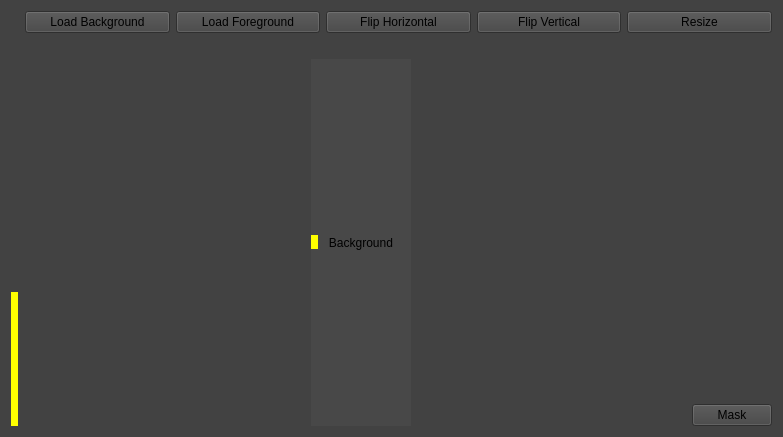
<?xml version="1.0" encoding="UTF-8"?>
<ui version="4.0">
 <class>MainWindow</class>
 <widget class="QMainWindow" name="MainWindow">
  <property name="geometry">
   <rect>
    <x>0</x>
    <y>0</y>
    <width>783</width>
    <height>437</height>
   </rect>
  </property>
  <property name="windowTitle">
   <string>Camouflage Images</string>
  </property>
  <property name="styleSheet">
   <string notr="true">background-color: rgb(66, 66, 66);</string>
  </property>
  <widget class="QWidget" name="centralWidget">
   <layout class="QGridLayout" name="gridLayout">
    <item row="2" column="0">
     <widget class="QLabel" name="noScale">
      <property name="styleSheet">
       <string notr="true">background-color: rgb(255, 255, 0);</string>
      </property>
      <property name="text">
       <string/>
      </property>
     </widget>
    </item>
    <item row="0" column="1" rowspan="3">
     <layout class="QVBoxLayout" name="verticalLayout">
      <item>
       <layout class="QHBoxLayout" name="horizontalLayout_3">
        <item>
         <spacer name="verticalSpacer">
          <property name="orientation">
           <enum>Qt::Vertical</enum>
          </property>
          <property name="sizeType">
           <enum>QSizePolicy::Preferred</enum>
          </property>
          <property name="sizeHint" stdset="0">
           <size>
            <width>1</width>
            <height>25</height>
           </size>
          </property>
         </spacer>
        </item>
        <item>
         <widget class="QPushButton" name="pushButton">
          <property name="text">
           <string>Load Background</string>
          </property>
         </widget>
        </item>
        <item>
         <widget class="QPushButton" name="pushButton_2">
          <property name="text">
           <string>Load Foreground</string>
          </property>
         </widget>
        </item>
        <item>
         <widget class="QPushButton" name="pushButton_3">
          <property name="text">
           <string>Flip Horizontal</string>
          </property>
         </widget>
        </item>
        <item>
         <widget class="QPushButton" name="pushButton_4">
          <property name="text">
           <string>Flip Vertical</string>
          </property>
         </widget>
        </item>
        <item>
         <widget class="QPushButton" name="pushButton_5">
          <property name="text">
           <string>Resize</string>
          </property>
         </widget>
        </item>
       </layout>
      </item>
      <item>
       <layout class="QHBoxLayout" name="horizontalLayout">
        <item>
         <layout class="QVBoxLayout" name="verticalLayout_2">
          <item>
           <spacer name="horizontalSpacer_2">
            <property name="orientation">
             <enum>Qt::Horizontal</enum>
            </property>
            <property name="sizeHint" stdset="0">
             <size>
              <width>40</width>
              <height>20</height>
             </size>
            </property>
           </spacer>
          </item>
          <item>
           <layout class="QHBoxLayout" name="horizontalLayout_2">
            <item>
             <layout class="QGridLayout" name="gridLayout_2">
              <item row="1" column="1">
               <widget class="QFrame" name="frame">
                <property name="font">
                 <font>
                  <pointsize>8</pointsize>
                 </font>
                </property>
                <property name="frameShape">
                 <enum>QFrame::StyledPanel</enum>
                </property>
                <property name="frameShadow">
                 <enum>QFrame::Raised</enum>
                </property>
                <property name="lineWidth">
                 <number>0</number>
                </property>
                <widget class="QLabel" name="foreground">
                 <property name="geometry">
                  <rect>
                   <x>50</x>
                   <y>-10</y>
                   <width>178</width>
                   <height>352</height>
                  </rect>
                 </property>
                 <property name="baseSize">
                  <size>
                   <width>90</width>
                   <height>60</height>
                  </size>
                 </property>
                 <property name="styleSheet">
                  <string notr="true">background-color: rgb(0, 85, 255);</string>
                 </property>
                 <property name="frameShape">
                  <enum>QFrame::NoFrame</enum>
                 </property>
                 <property name="text">
                  <string/>
                 </property>
                 <property name="alignment">
                  <set>Qt::AlignLeading|Qt::AlignLeft|Qt::AlignTop</set>
                 </property>
                </widget>
               </widget>
              </item>
              <item row="1" column="0">
               <spacer name="verticalSpacer_2">
                <property name="orientation">
                 <enum>Qt::Vertical</enum>
                </property>
                <property name="sizeHint" stdset="0">
                 <size>
                  <width>13</width>
                  <height>239</height>
                 </size>
                </property>
               </spacer>
              </item>
              <item row="1" column="1">
               <widget class="QLabel" name="background">
                <property name="minimumSize">
                 <size>
                  <width>100</width>
                  <height>100</height>
                 </size>
                </property>
                <property name="styleSheet">
                 <string notr="true">background-color: rgb(72, 72, 72);</string>
                </property>
                <property name="text">
                 <string>Background</string>
                </property>
                <property name="alignment">
                 <set>Qt::AlignCenter</set>
                </property>
               </widget>
              </item>
              <item row="1" column="1">
               <widget class="QLabel" name="srEdge">
                <property name="sizePolicy">
                 <sizepolicy hsizetype="Fixed" vsizetype="Fixed">
                  <horstretch>0</horstretch>
                  <verstretch>0</verstretch>
                 </sizepolicy>
                </property>
                <property name="styleSheet">
                 <string notr="true">background-color: rgb(255, 255, 0);</string>
                </property>
                <property name="text">
                 <string/>
                </property>
               </widget>
              </item>
             </layout>
            </item>
           </layout>
          </item>
         </layout>
        </item>
        <item>
         <layout class="QVBoxLayout" name="verticalLayout_5"/>
        </item>
        <item>
         <layout class="QVBoxLayout" name="verticalLayout_9">
          <item>
           <spacer name="verticalSpacer_3">
            <property name="orientation">
             <enum>Qt::Vertical</enum>
            </property>
            <property name="sizeType">
             <enum>QSizePolicy::Expanding</enum>
            </property>
            <property name="sizeHint" stdset="0">
             <size>
              <width>20</width>
              <height>320</height>
             </size>
            </property>
           </spacer>
          </item>
          <item>
           <widget class="QPushButton" name="pushButton_6">
            <property name="styleSheet">
             <string notr="true"/>
            </property>
            <property name="text">
             <string>Mask</string>
            </property>
           </widget>
          </item>
         </layout>
        </item>
       </layout>
      </item>
     </layout>
    </item>
   </layout>
  </widget>
 </widget>
 <layoutdefault spacing="6" margin="11"/>
 <resources/>
 <connections/>
</ui>
